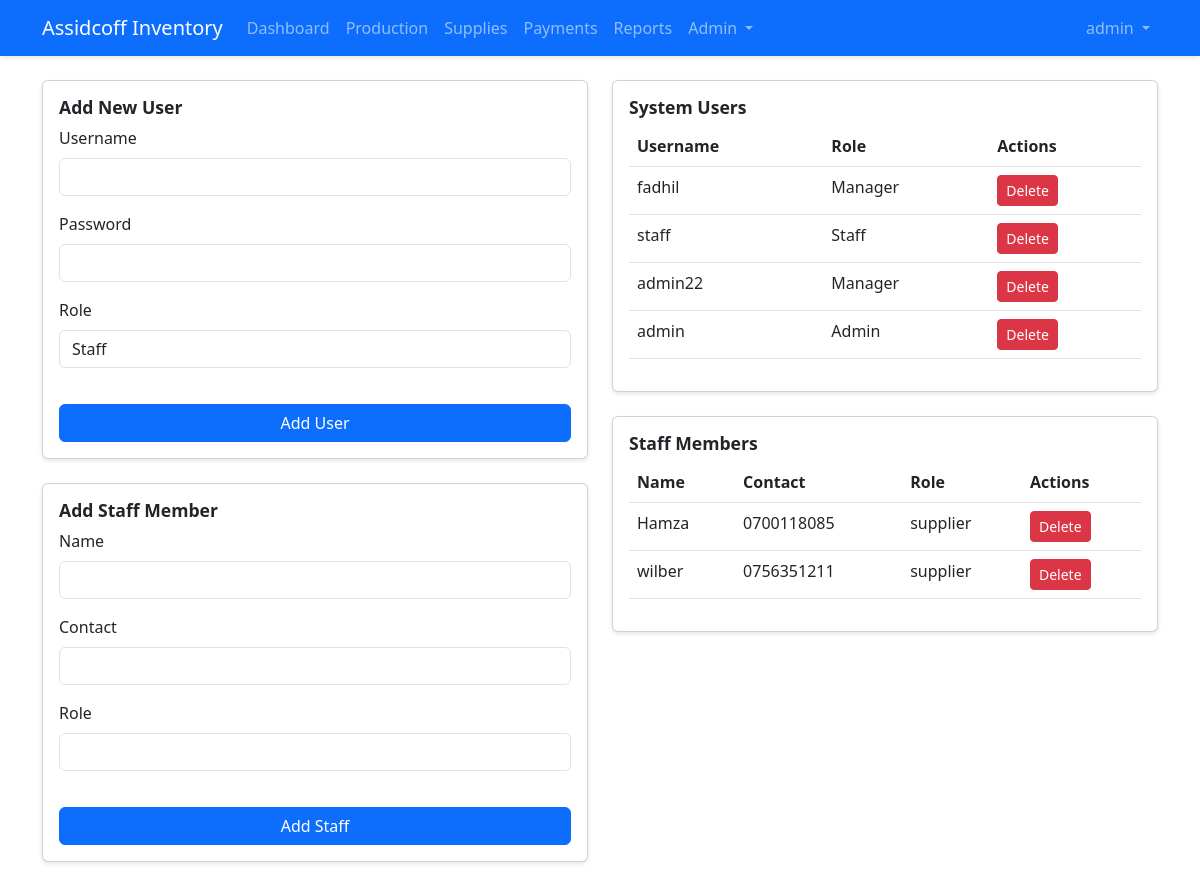
/users.php (signed in), run on the app's committed database.
### tables this page shows
CREATE TABLE `users` (
  `id` int(11) NOT NULL AUTO_INCREMENT,
  `username` varchar(50) DEFAULT NULL,
  `password` varchar(255) DEFAULT NULL,
  `role` enum('admin','manager','staff') DEFAULT 'staff',
  `created_at` timestamp NOT NULL DEFAULT current_timestamp(),
  PRIMARY KEY (`id`),
  UNIQUE KEY `username` (`username`)
);

CREATE TABLE `staff` (
  `id` int(11) NOT NULL AUTO_INCREMENT,
  `name` varchar(100) DEFAULT NULL,
  `role` varchar(50) DEFAULT NULL,
  `contact` varchar(50) DEFAULT NULL,
  PRIMARY KEY (`id`)
);

### users.php (the view, shortened to what this page needs)
<?php
require_once 'config/database.php';
$stmt = $pdo->prepare("SELECT * FROM users ORDER BY created_at DESC");
$stmt->execute();
$users = $stmt->fetchAll(PDO::FETCH_ASSOC);
$stmt = $pdo->prepare("SELECT * FROM staff ORDER BY name");
$stmt->execute();
$staff = $stmt->fetchAll(PDO::FETCH_ASSOC);
?>
<!DOCTYPE html>
<html lang="en">
<head>
    <link rel="stylesheet" href="assets/css/style.css">
    <link href="https://cdn.jsdelivr.net/npm/bootstrap@5.3.0/dist/css/bootstrap.min.css" rel="stylesheet">
</head>
<body>
    <?php include 'includes/navbar.php'; ?>
    <div class="container mt-4">
        <div class="row">
            <div class="col-md-6">
                <div class="card">
                    <div class="card-body">
                        <h5 class="card-title">Add New User</h5>
                        <form id="userForm">
                            <div class="mb-3">
                                <label class="form-label">Username</label>
                                <input type="text" class="form-control" id="username" required>
                            </div>
                            <div class="mb-3">
                                <label class="form-label">Password</label>
                                <input type="password" class="form-control" id="password" required>
                            </div>
                            <div class="mb-3">
                                <label class="form-label">Role</label>
                                <select class="form-control" id="role" required>
                                    <option value="staff">Staff</option>
                                </select>
                            </div>
                            <button type="submit" class="btn btn-primary">Add User</button>
                        </form>
                    </div>
                </div>
                <div class="card mt-4">
                    <div class="card-body">
                        <h5 class="card-title">Add Staff Member</h5>
                        <form id="staffForm">
                            <div class="mb-3">
                                <label class="form-label">Name</label>
                                <input type="text" class="form-control" id="staffName" required>
                            </div>
                            <div class="mb-3">
                                <label class="form-label">Contact</label>
                                <input type="text" class="form-control" id="contact">
                            </div>
                            <div class="mb-3">
                                <label class="form-label">Role</label>
                                <input type="text" class="form-control" id="staffRole">
                            </div>
                            <button type="submit" class="btn btn-primary">Add Staff</button>
                        </form>
                    </div>
                </div>
            </div>
            <div class="col-md-6">
                <div class="card">
                    <div class="card-body">
                        <h5 class="card-title">System Users</h5>
                        <div id="usersList">
                            <table class="table">
                                <thead>
                                    <tr>
                                        <th>Username</th>
                                        <th>Role</th>
                                        <th>Actions</th>
                                    </tr>
                                </thead>
                                <tbody>
                                    <?php foreach ($users as $user): ?>
                                    <tr>
                                        <td><?php echo htmlspecialchars($user['username']); ?></td>
                                        <td><?php echo ucfirst($user['role']); ?></td>
                                        <td>
                                            <button class="btn btn-sm btn-danger" onclick="deleteUser(<?php echo $user['id']; ?>)">Delete</button>
                                        </td>
                                    </tr>
                                    <?php endforeach; ?>
                                </tbody>
                            </table>
                        </div>
                    </div>
                </div>
                <div class="card mt-4">
                    <div class="card-body">
                        <h5 class="card-title">Staff Members</h5>
                        <div id="staffList">
                            <table class="table">
                                <thead>
                                    <tr>
                                        <th>Name</th>
                                        <th>Contact</th>
                                        <th>Role</th>
                                        <th>Actions</th>
                                    </tr>
                                </thead>
                                <tbody>
                                    <?php foreach ($staff as $member): ?>
                                    <tr>
                                        <td><?php echo htmlspecialchars($member['name']); ?></td>
                                        <td><?php echo htmlspecialchars($member['contact']); ?></td>
                                        <td><?php echo htmlspecialchars($member['role']); ?></td>
                                        <td>
                                            <button class="btn btn-sm btn-danger" onclick="deleteStaff(<?php echo $member['id']; ?>)">Delete</button>
                                        </td>
                                    </tr>
                                    <?php endforeach; ?>
                                </tbody>
                            </table>
                        </div>
                    </div>
                </div>
            </div>
        </div>
    </div>
</body>
</html>

### includes/navbar.php (shortened to what this page needs)
<?php
$current_page = basename($_SERVER['PHP_SELF']);
$isAdmin = $_SESSION['role'] === 'admin';
$isManager = $_SESSION['role'] === 'manager';
$isStaff = $_SESSION['role'] === 'staff';
?>
<nav class="navbar navbar-expand-lg navbar-dark bg-primary">
    <div class="container">
        <a class="navbar-brand" href="dashboard.php">
            <?php echo COMPANY_NAME; ?> Inventory
        </a>
        <div class="collapse navbar-collapse" id="navbarNav">
            <ul class="navbar-nav me-auto">
                <li class="nav-item">
                    <a class="nav-link <?php echo $current_page == 'dashboard.php' ? 'active' : ''; ?>"
                       href="dashboard.php">Dashboard</a>
                </li>
                <?php if ($isAdmin || $isManager): ?>
                <li class="nav-item">
                    <a class="nav-link <?php echo $current_page == 'production.php' ? 'active' : ''; ?>"
                       href="production.php">Production</a>
                </li>
                <?php endif; ?>
                <?php if (!$isStaff): ?>
                <li class="nav-item">
                    <a class="nav-link <?php echo $current_page == 'supplies.php' ? 'active' : ''; ?>"
                       href="supplies.php">Supplies</a>
                </li>
                <li class="nav-item">
                    <a class="nav-link <?php echo $current_page == 'payments.php' ? 'active' : ''; ?>"
                       href="payments.php">Payments</a>
                </li>
                <?php endif; ?>
                <?php if ($isAdmin || $isManager): ?>
                <li class="nav-item">
                    <a class="nav-link <?php echo $current_page == 'reports.php' ? 'active' : ''; ?>"
                       href="reports.php">Reports</a>
                </li>
                <?php endif; ?>
                <?php if ($isAdmin): ?>
                <li class="nav-item dropdown">
                    <a class="nav-link dropdown-toggle" href="#" id="adminDropdown" role="button"
                       data-bs-toggle="dropdown" aria-expanded="false">
                        Admin
                    </a>
                </li>
                <?php endif; ?>
            </ul>
            <ul class="navbar-nav">
                <li class="nav-item dropdown">
                    <a class="nav-link dropdown-toggle" href="#" id="userDropdown" role="button"
                       data-bs-toggle="dropdown" aria-expanded="false">
                        <?php echo htmlspecialchars($_SESSION['username']); ?>
                    </a>
                </li>
            </ul>
        </div>
    </div>
</nav>

### assets/css/style.css (style rules this page uses)
body { background-color: #f4f4f4; font-family: Arial, sans-serif; }
.btn-primary { width: 100%; margin-top: 20px; background-color: #007bff; border-color: #007bff; }
.navbar { margin-bottom: 20px; box-shadow: 0 2px 4px rgba(0,0,0,0.1); }
.card { margin-bottom: 20px; box-shadow: 0 2px 4px rgba(0,0,0,0.1); transition: transform 0.2s; }
.card-title { color: #333; font-size: 1.1rem; margin-bottom: 15px; font-weight: 600; }

### data on the page
users: username "fadhil", role "Manager"
users: username "staff", role "Staff"
users: username "admin22", role "Manager"
users: username "admin", role "Admin"
staff: name "Hamza", contact "0700118085", role "supplier"
staff: name "wilber", contact "0756351211", role "supplier"

### other printed values
COMPANY_NAME "Assidcoff"
$_SESSION['username'] "admin"
